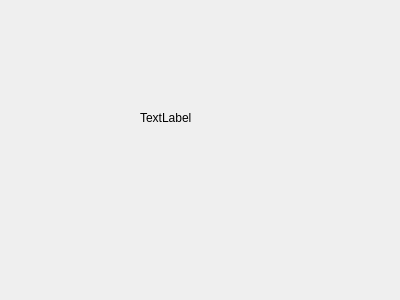
<?xml version="1.0" encoding="UTF-8"?>
<ui version="4.0">
 <class>MyCover</class>
 <widget class="QWidget" name="MyCover">
  <property name="geometry">
   <rect>
    <x>0</x>
    <y>0</y>
    <width>400</width>
    <height>300</height>
   </rect>
  </property>
  <property name="windowTitle">
   <string>Form</string>
  </property>
  <widget class="QLabel" name="label">
   <property name="geometry">
    <rect>
     <x>140</x>
     <y>110</y>
     <width>72</width>
     <height>15</height>
    </rect>
   </property>
   <property name="text">
    <string>TextLabel</string>
   </property>
  </widget>
 </widget>
 <resources/>
 <connections/>
</ui>
